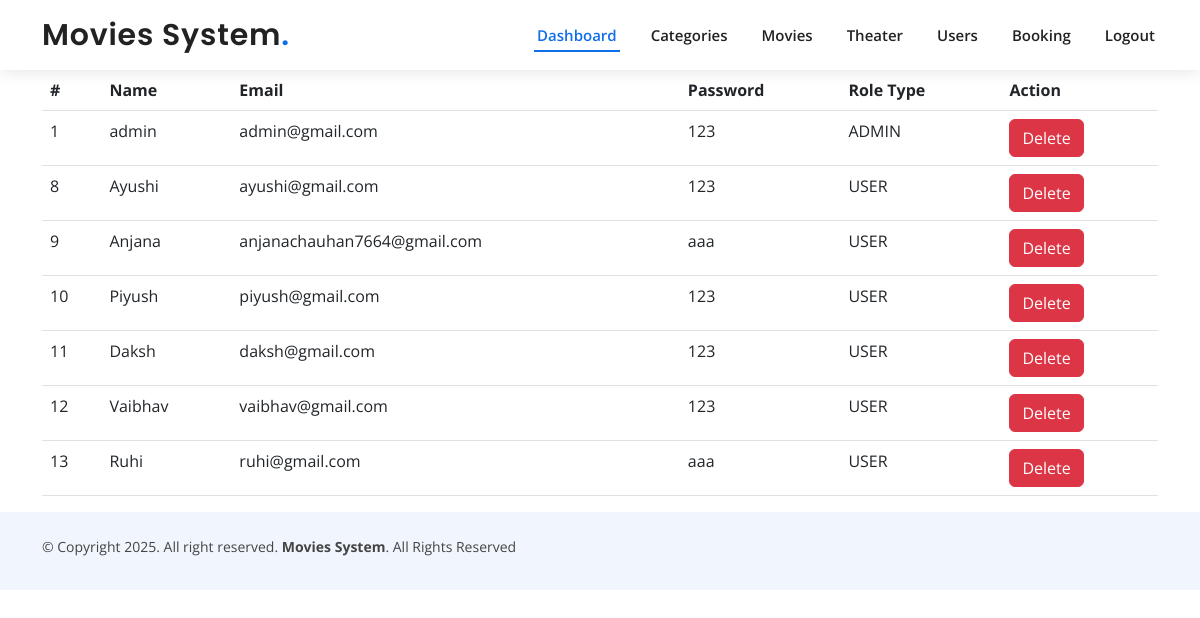
Page /admin/viewallusers.php (signed in) on the committed database.
### tables this page shows
CREATE TABLE `users` (
  `userid` int(11) NOT NULL,
  `name` varchar(50) NOT NULL,
  `email` varchar(50) NOT NULL,
  `password` varchar(50) DEFAULT '123',
  `roteype` int(11) NOT NULL
);

### admin/viewallusers.php (the view, shortened to what this page needs)
<?php
include('../connect.php');
?>
<!DOCTYPE html>
<html lang="en">
<head>
</head>
<body>
<?php include('header.php')  ?>
<div class="container">
<div class="row">
  <div class="col-lg-12">
     <table class="table">
      <tr>
        <th>#</th>
        <th>Name</th>
        <th>Email</th>
        <th>Password</th>
        <th>Role Type</th>
        <th>Action</th>
      </tr>
      <?php
      $sql = "SELECT * FROM `users`";
      $res  = mysqli_query($con, $sql);
      if(mysqli_num_rows($res) > 0){
        while($data = mysqli_fetch_array($res)){
          ?>
          <tr>
            <td><?= $data['userid'] ?></td>
            <td><?= $data['name'] ?></td>
            <td><?= $data['email'] ?> </td>
            <td><?= $data['password'] ?> </td>
            <td>
             <?php
               if($data['roteype'] == 1){
                echo "ADMIN";
               }else{
                echo "USER";
               }
             ?>
            </td>
            <td>
              <a href="viewallusers.php?userid=<?= $data['userid'] ?>" class="btn btn-danger"> Delete </a>
          </td>
          </tr>
       <?php
        }
      }else{
        echo 'no user found';
      }
      ?>
     </table>
  </div>
</div>
</div>
<?php include('footer.php')  ?>
</body>
</html>

### assets/css/style.css (style rules this page uses)
body { font-family: "Open Sans", sans-serif; color: #444444; }
a { color: #106eea; text-decoration: none; }
.scrolled-offset { margin-top: 70px; }

### rows in the picture
users: userid "1", name "admin", email "admin@gmail.com", password "123", roteype "ADMIN"
users: userid "8", name "Ayushi", email "ayushi@gmail.com", password "123", roteype "USER"
users: userid "9", name "Anjana", email "anjanachauhan7664@gmail.com", password "aaa", roteype "USER"
users: userid "10", name "Piyush", email "piyush@gmail.com", password "123", roteype "USER"
users: userid "11", name "Daksh", email "daksh@gmail.com", password "123", roteype "USER"
users: userid "12", name "Vaibhav", email "vaibhav@gmail.com", password "123", roteype "USER"
users: userid "13", name "Ruhi", email "ruhi@gmail.com", password "aaa", roteype "USER"
